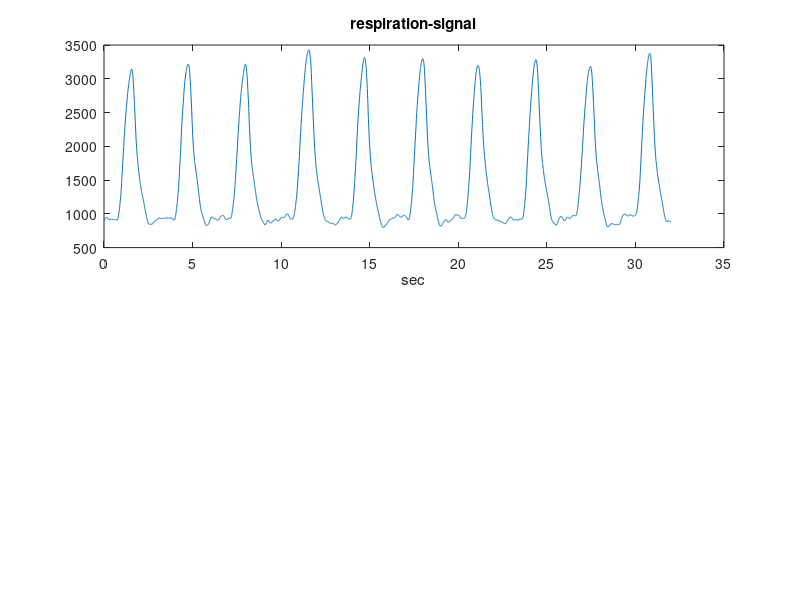

Write MATLAB code to recreate this figure. (Note: this script raises an error after producing the figure.)
clear all, close all;
load resp1;Fs=125;
subplot(2,1,1),plot([1:numel(resp)]*(1/Fs),resp),xlabel('sec'),title('respiration-signal')

[PKS,LOCS] = findpeaks(resp,Fs,'MinPeakHeight',0.5*range(resp))
subplot(2,1,2),plot([1:numel(resp)]*(1/Fs),resp,'k',LOCS,PKS,'ro'),xlabel('sec')

Breathing_Interval=mean(diff(LOCS));
display(strcat('breathing Interval:',num2str(Breathing_Interval),'sec')) 

display('alternatively, import the resp signal to sptool')

% launch sptool, import--> resp, sampling frequency--> Fs